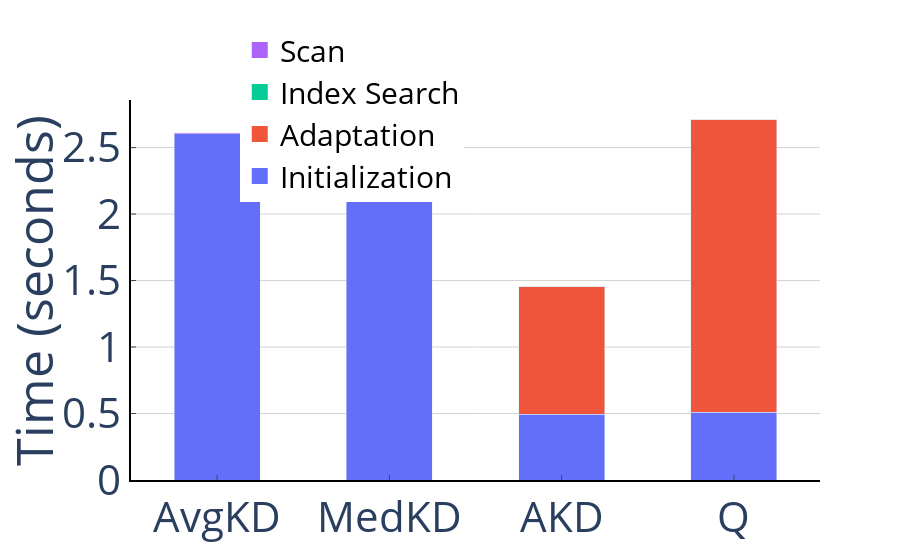

The notebook cell saved with this chart:
### Markdown cell above
From Table \ref{fig:exp-first-query}. Full indexes have slower first query response time, as they have to index the entire dataset. With the Median KDTree being the slowest between the two, because finding medians is more costly than finding averages. Adaptive indexes are faster than Full Indexes, because they only index the relevant parts of the data to answer the query. Quasii takes longer than the Adaptive KDTree because it creates much more nodes on the first query. For example, on the uniform workload Quasii creates 6298 nodes, while the Adaptive KDTree creates only 155. Finally, the Progressive indexes have similar time to a full scan. As they are limited by amount of data reorganized or time spent.

For the Genomics Mixed benchmark, the number of attributes is too high (19 attributes) for the number of tuples (10 million). If we analyze the number of nodes created on the first query, the Average KDTree and the Median KDTree create 27 and 19 nodes, respectively. While Quasii creates 1390. Which explains why Quasii has a higher first query cost. The other point is that the Average KDTree has a higher first query cost compared to the Median KDTree. This can be explained by the number of nodes created, the Median KDTree creates exactly 19 nodes, one for each attribute. While the Average KDTree creates 27 nodes, which means some of the nodes created bring no benefit to the index.

Figure \ref{fig:first-query-break-down} presents a time breakdown for the first query of Genomics Mixed. All indexes spend around 0.5 seconds copying the table to the secondary structure, then Quasii spends around 2.2 seconds adapting for the first query. While both full indexes take only 2 seconds to build.

### Code cell
a = break_down('Genomics Mixed',[
    'AverageKDTree',
    'MedianKDTree',
    'CrackingKDTree',
    'Quasii',
], 1)
a.update_layout(
    legend=dict(itemsizing= 'trace')
)
save_figure(a, 'first_query_genomics_break_down.pdf')
a

### Figure 1 — Plotly figure (JSON) as saved in the notebook; plotly's stock layout.template omitted (floating-point values rounded to 4 significant figures)
{"data": [{"marker": {"color": "#636EFA"}, "name": "Initialization", "showlegend": false, "type": "bar", "width": 0.5, "x": ["AvgKD", "MedKD", "AKD", "Q"], "y": [2.605, 2.568, 0.4936, 0.5113]}, {"marker": {"color": "#EF553B"}, "name": "Adaptation", "showlegend": false, "type": "bar", "width": 0.5, "x": ["AvgKD", "MedKD", "AKD", "Q"], "y": [0, 0, 0.9602, 2.203]}, {"marker": {"color": "#03CC96"}, "name": "Index Search", "showlegend": false, "type": "bar", "width": 0.5, "x": ["AvgKD", "MedKD", "AKD", "Q"], "y": [8e-06, 9e-06, 3.4e-05, 4.8e-05]}, {"marker": {"color": "#AB63FA"}, "name": "Scan", "showlegend": false, "type": "bar", "width": 0.5, "x": ["AvgKD", "MedKD", "AKD", "Q"], "y": [0.00594, 0.00334, 0.000285, 6.1e-05]}, {"marker": {"color": "#636EFA", "size": 40, "symbol": "square"}, "mode": "markers", "name": "Initialization", "type": "scatter", "x": [null], "y": [null]}, {"marker": {"color": "#EF553B", "size": 40, "symbol": "square"}, "mode": "markers", "name": "Adaptation", "type": "scatter", "x": [null], "y": [null]}, {"marker": {"color": "#03CC96", "size": 40, "symbol": "square"}, "mode": "markers", "name": "Index Search", "type": "scatter", "x": [null], "y": [null]}, {"marker": {"color": "#AB63FA", "size": 40, "symbol": "square"}, "mode": "markers", "name": "Scan", "type": "scatter", "x": [null], "y": [null]}], "layout": {"barmode": "stack", "font": {"size": 42}, "legend": {"font": {"color": "black", "size": 30}, "itemsizing": "trace", "orientation": "h", "x": 0.25, "y": 1.2}, "plot_bgcolor": "rgba(0,0,0,0)", "xaxis": {"linecolor": "black", "linewidth": 2, "showline": true, "ticklen": 5, "ticks": "inside", "zeroline": true}, "yaxis": {"gridcolor": "lightgrey", "gridwidth": 1, "linecolor": "black", "linewidth": 2, "showgrid": true, "showline": true, "ticklen": 5, "ticks": "inside", "title": {"text": "Time (seconds)"}, "zeroline": false, "zerolinecolor": "rgba(0, 0, 0, 0)"}}}
